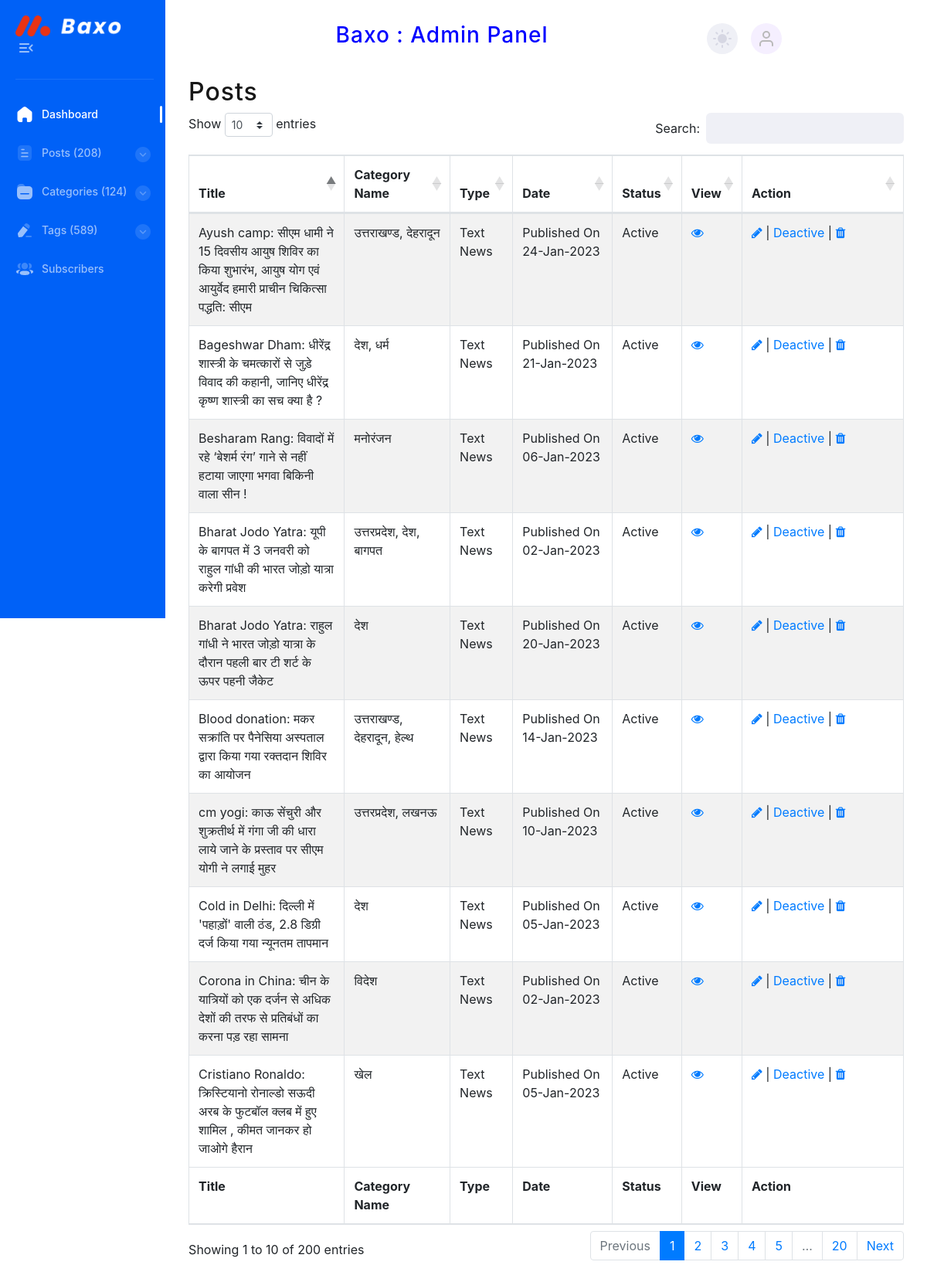
The app's page /admin/post_list.php (signed in) with its own data.
### tables this page shows
CREATE TABLE `khabarnewindia_post_records` (
  `id` int(11) NOT NULL,
  `category_id` varchar(200) NOT NULL,
  `title` varchar(200) NOT NULL,
  `slug_title` varchar(300) NOT NULL,
  `tag_line` varchar(300) NOT NULL,
  `description` text NOT NULL,
  `author` varchar(100) NOT NULL,
  `post_image` varchar(100) NOT NULL,
  `video_link` varchar(500) NOT NULL,
  `news_type` varchar(50) NOT NULL,
  `created_on` date NOT NULL,
  `status` int(11) NOT NULL,
  `is_enabled` enum('Y','N') NOT NULL DEFAULT 'Y',
  `is_deleted` enum('Y','N') NOT NULL DEFAULT 'N',
  `created` datetime NOT NULL,
  `modified` timestamp NOT NULL DEFAULT current_timestamp()
);

### admin/post_list.php (the view, shortened to what this page needs)
<?php
	$pdoConnect = new connect_pdo();
	$db = $pdoConnect->connectToDB();
?>
<!DOCTYPE html>
<html lang="en">
<head>
    <link rel="stylesheet" href="./css/style.min.css">
    <link rel="stylesheet" href="https://cdnjs.cloudflare.com/ajax/libs/twitter-bootstrap/4.5.2/css/bootstrap.css">
    <link rel="stylesheet" href="https://cdn.datatables.net/1.13.5/css/dataTables.bootstrap4.min.css">
	<link rel="stylesheet" href="https://cdnjs.cloudflare.com/ajax/libs/font-awesome/4.7.0/css/font-awesome.min.css">
</head>
<body>
<div class="page-flex">
  <?php include('./includes/sidebar.php');?>
  <div class="main-wrapper">
    <?php include('./includes/main_nav.php'); ?>
    <main class="" id="skip-target">
        <div class='col-lg-12 col-md-12 col-sm-12 col-xs-12 '>
            <div class="container">
                <div class="table-responsive">
                    <div class="table-wrapper">
                        <div class="table-title">
                            <div class="row">
                                <div class="col-sm-8"><h2>Posts</h2></div>
                            </div>
                        </div>
                        <table id="example" class="table table-striped table-bordered" style="width:100%">
											<thead>
                                                <tr>
                                                    <th>Title</th><th>Category Name</th><th>Type</th><th style='width: 90px;'>Date</th><th>Status</th><th> View</th><th style='width: 170px;'>Action</th></tr>
                                            </thead>
                                			<tbody>
												<?php
													$sel_record=$db->query("select * from khabarnewindia_post_records where is_enabled='Y' and is_deleted='N'  ORDER BY id desc");
													$num_record=$sel_record->rowCount();
													if($num_record)
													{
														while($fetch_record=$sel_record->fetch(PDO::FETCH_ASSOC))
														{
															$t_id=$fetch_record['id'];
															$encrypt_id=base64_encode($t_id);
															$title=$fetch_record['title'];
															$news_type=$fetch_record['news_type'];
															$created_on=$fetch_record['created_on'];
															$mod_formate=date("d-M-Y",strtotime($created_on));
															$cat_count=1;
															$category_content="";
															$sel_category=$db->query("select khabarnewindia_post_category.*, khabarnewindia_category.name from khabarnewindia_post_category,khabarnewindia_category where khabarnewindia_post_category.category_id=khabarnewindia_category.id and khabarnewindia_post_category.post_id='$t_id'");
															$num_category=$sel_category->rowCount();
															while($fetch_category=$sel_category->fetch(PDO::FETCH_ASSOC))
															{
																$category_name=$fetch_category['name'];
																$category_content.=$category_name;
																if($cat_count<$num_category)
																{
																	$category_content.=", ";
																}
																$cat_count++;
															}
															$status=$fetch_record['status'];
															if($status==1)
															{
																$st_content="Deactive";
																$status_dispaly="Active";
															}
															else
															{
																$st_content="Active";
																$status_dispaly="Deactive";
															}
															$dt_text=base64_encode("del");
															$ed_text=base64_encode("edit");
															$st_text=base64_encode("status");
															echo"<tr>
															<td>$title</td>
															<td>$category_content</td>
															<td>$news_type</td>
															<td>Published On $mod_formate</td>
															<td>$status_dispaly</td>
															<td><a href='post_details.php?tid=$encrypt_id' title='View Post'><i class='fa fa-eye' aria-hidden='true'></i></a></td>
															<td><a href='add_post.php?tid=$encrypt_id&act=$ed_text' title='Edit Post'><i class='fa fa-pencil' aria-hidden='true''></i></a> | <a href='post_list.php?tid=$encrypt_id&act=$st_text'>$st_content</a> | <a class='delete_link' href='post_list.php?tid=$encrypt_id&act=$dt_text' title='Delete Post'><i class='fa fa-trash' aria-hidden='true'></i></a></td>
															</tr>";
														}
													}
													else
													{
														echo"<tr><td>No Record found!</td><td></td><td></td><td></td></tr>";
													}
												?>
                                            </tbody>
											<tfoot>
													<tr>
                                                    <th>Title</th><th>Category Name</th><th>Type</th><th style='width: 90px;'>Date</th><th>Status</th><th> View</th><th style='width: 170px;'>Action</th></tr>
                            				</tfoot>
                        </table>
                    </div>
                </div>
            </div>
        </div>
    </main>
  </div>
</div>
</body>
</html>

### records on screen
khabarnewindia_post_records: title "Ayush camp: सीएम धामी ने 15 दिवसीय आयुष शिविर का किया शुभारंभ, आयुष योग एवं आयुर्वेद हमारी प्राचीन चिकित्सा पद्धति: सीएम", category_content "उत्तराखण्ड, देहरादून", news_type "Text News", created_on "24-Jan-2023", status "Active", status "Deactive"
khabarnewindia_post_records: title "Bageshwar Dham: धीरेंद्र शास्त्री के चमत्कारों से जुड़े विवाद की कहानी, जानिए धीरेंद्र कृष्ण शास्त्री का सच क्या है ?", category_content "देश, धर्म", news_type "Text News", created_on "21-Jan-2023", status "Active", status "Deactive"
khabarnewindia_post_records: title "Bharat Jodo Yatra: राहुल गांधी ने भारत जोड़ो यात्रा के दौरान पहली बार टी शर्ट के ऊपर पहनी जैकेट", category_content "देश", news_type "Text News", created_on "20-Jan-2023", status "Active", status "Deactive"
khabarnewindia_post_records: title "Blood donation: मकर सक्रांति पर पैनेसिया अस्पताल द्वारा किया गया रक्तदान शिविर का आयोजन", category_content "उत्तराखण्ड, देहरादून, हेल्थ", news_type "Text News", created_on "14-Jan-2023", status "Active", status "Deactive"
khabarnewindia_post_records: title "cm yogi: काऊ सेंचुरी और शुक्रतीर्थ में गंगा जी की धारा लाये जाने के प्रस्ताव पर सीएम योगी ने लगाई मुहर", category_content "उत्तरप्रदेश, लखनऊ", news_type "Text News", created_on "10-Jan-2023", status "Active", status "Deactive"
khabarnewindia_post_records: title "Besharam Rang: विवादों में रहे ‘बेशर्म रंग’ गाने से नहीं हटाया जाएगा भगवा बिकिनी वाला सीन !", category_content "मनोरंजन", news_type "Text News", created_on "06-Jan-2023", status "Active", status "Deactive"
khabarnewindia_post_records: title "Cristiano Ronaldo: क्रिस्टियानो रोनाल्डो सऊदी अरब के फुटबॉल क्लब में हुए शामिल , कीमत जानकर हो जाओगे हैरान", category_content "खेल", news_type "Text News", created_on "05-Jan-2023", status "Active", status "Deactive"
khabarnewindia_post_records: title "Cold in Delhi: दिल्ली में 'पहाड़ों' वाली ठंड, 2.8 डिग्री दर्ज किया गया न्यूनतम तापमान", category_content "देश", news_type "Text News", created_on "05-Jan-2023", status "Active", status "Deactive"
khabarnewindia_post_records: title "Corona in China: चीन के यात्रियों को एक दर्जन से अधिक देशों की तरफ से प्रतिबंधों का करना पड़ रहा सामना", category_content "विदेश", news_type "Text News", created_on "02-Jan-2023", status "Active", status "Deactive"
khabarnewindia_post_records: title "Bharat Jodo Yatra: यूपी के बागपत में 3 जनवरी को राहुल गांधी की भारत जोड़ो यात्रा करेगी प्रवेश", category_content "उत्तरप्रदेश, देश, बागपत", news_type "Text News", created_on "02-Jan-2023", status "Active", status "Deactive"

### other values on screen
$total_post_all "208"
$total_category_all "124"
$total_tags "589"
